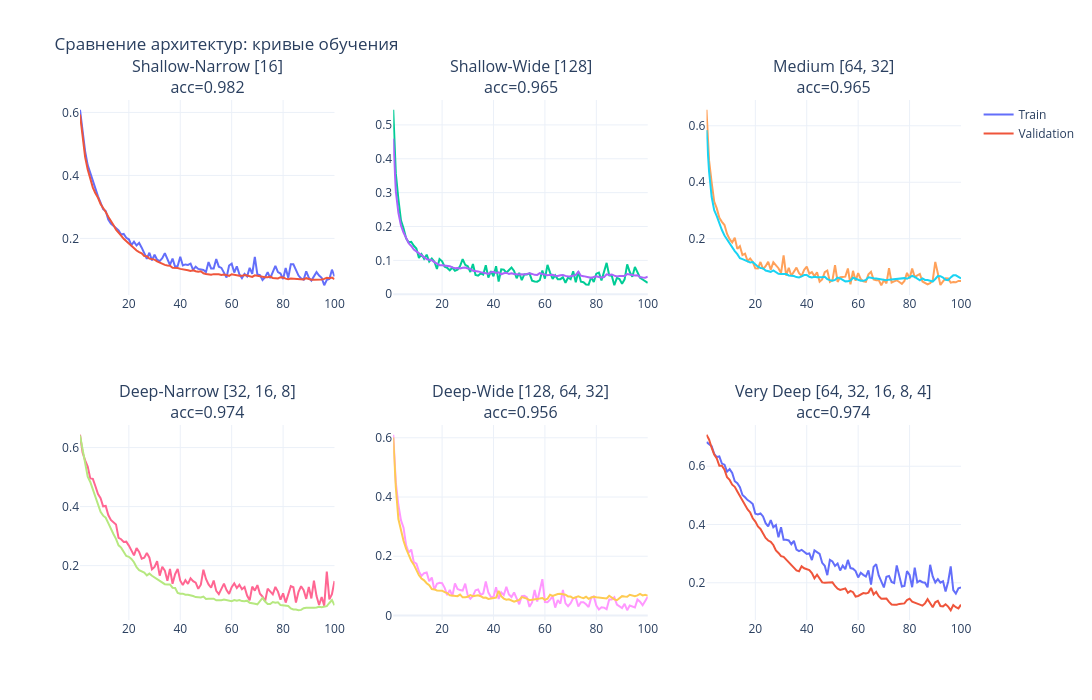

The notebook cell saved with this chart:
### Markdown cell above
Что показывает: train loss и validation loss для каждой архитектуры. Что даёт: позволяет сравнить стабильность обучения и склонность моделей к переобучению.

### Code cell
names_list = list(results.keys())
fig = make_subplots(rows=2, cols=3, subplot_titles=[
    f'{name}<br>acc={results[name]["test_acc"]:.3f}' for name in names_list
])
for i, name in enumerate(names_list):
    row, col = i // 3 + 1, i % 3 + 1
    h = results[name]['history']
    epochs = list(range(1, len(h['train_loss']) + 1))
    fig.add_trace(go.Scatter(x=epochs, y=h['train_loss'], name='Train',
                             showlegend=(i == 0)), row=row, col=col)
    fig.add_trace(go.Scatter(x=epochs, y=h['val_loss'], name='Validation',
                             showlegend=(i == 0)), row=row, col=col)
fig.update_layout(title='Сравнение архитектур: кривые обучения',
                  template='plotly_white', height=700, width=1200)
fig.show()
